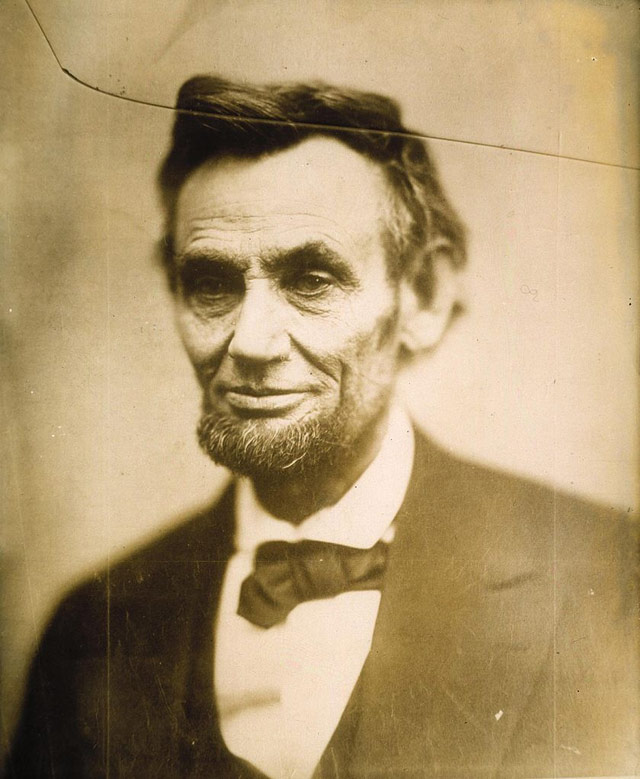
//> input picture data/abraham.jpg, 640 x 779 px, given in place of the camera
$ ./Source1   (built with g++ and OpenCV 4)
//> lines starting //> are read from the running program, lines starting //| are printed output that depends on the picture
#include <opencv2/core.hpp>
#include <opencv2/opencv.hpp>
#include <opencv2/imgcodecs.hpp>
#include <opencv2/highgui.hpp>
#include <iostream>

using namespace std;
using namespace cv;

double thresh;
double thresh_max = 225;
int thresh_slide = 127;
int ratio = 3;
int lowThreshold;
int const max_lowThreshold = 100;

int main() {
	Mat img;
	Mat img_grey;
	Mat threshimg;
	Mat edge;
	Mat draw;

	cout << "Welcome to the live image sketcher" << endl;
	cout << "To close the application after having fun press escape " << endl;

	double maxValue = 255;
	VideoCapture cam(0);
	while (1) {
		cam >> img;
//> img is the input picture: 779 rows x 640 cols, CV_8UC3; mean B, G, R 110.9, 150.5, 173.5

		//convertin the frame to black and white
		cvtColor(img, img_grey, CV_RGB2GRAY);
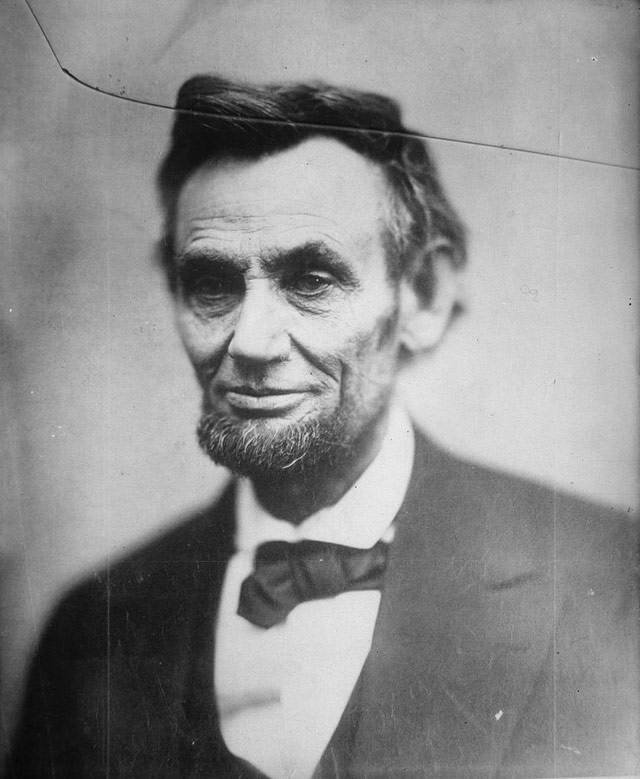
//> img_grey: 779 rows x 640 cols, CV_8UC1; min 7, max 239, mean 141.2
		namedWindow("camfeed", WINDOW_AUTOSIZE);
		imshow("camfeed", img);
		namedWindow("greyscale", WINDOW_AUTOSIZE);
		imshow("greyscale", img_grey);

		//Finding the canny edge
		namedWindow("CannyEdge", WINDOW_AUTOSIZE);
		createTrackbar("MinThreshold:", "CannyEdge", &lowThreshold, max_lowThreshold);

		blur(img_grey, edge, Size(3, 3));

		Canny(edge, edge, lowThreshold, lowThreshold*ratio, 3);
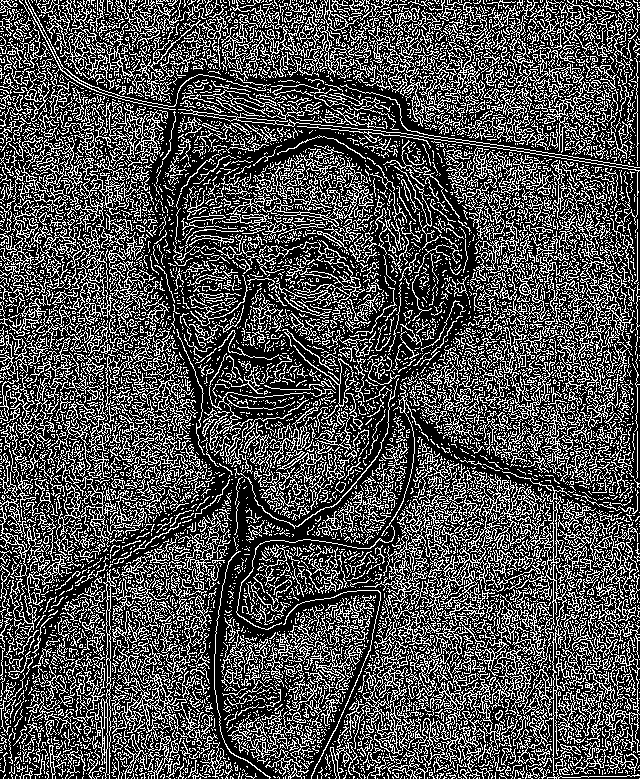
//> edge: 779 rows x 640 cols, CV_8UC1; 30.5% white in thin lines or dots
		edge.convertTo(draw, CV_8U);
		imshow("CannyEdge", draw);

        //thresholding to create a sketch
		threshold(edge, threshimg, thresh, maxValue, THRESH_BINARY_INV);
//> threshimg: 779 rows x 640 cols, CV_8UC1; 69.5% white; black in thin lines or dots
		namedWindow("Sketch", WINDOW_AUTOSIZE);

		char TrackbarName[50]="Threhold Slider";
		createTrackbar(TrackbarName, "Sketch", &thresh_slide, thresh_max);
		thresh = thresh_slide;

		imshow("Sketch", threshimg);


		if (waitKey(1)==27) {
//> the Esc key is pressed
			break;
		}
	}
	cam.release();
	destroyAllWindows();

	return 0;
}
